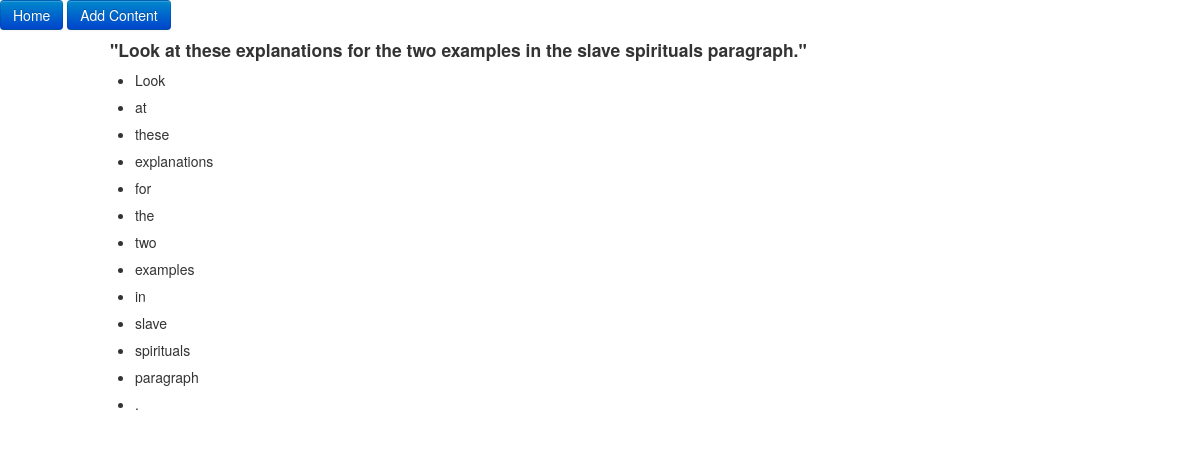
Screenshot of /sentence/7/ with the database file from the repository.
### annotate/models.py (models this page shows, shortened)
class TimeStampBaseModel(models.Model):
    created_date = models.DateTimeField(auto_now_add=True)
    modified_date = models.DateTimeField(auto_now=True)
    class Meta:
        abstract = True

class Sentence(TimeStampBaseModel):
    string = models.TextField()
    text_snippit = models.ForeignKey('TextSnippit')

class Token(TimeStampBaseModel):
    string = models.CharField(max_length=200)
    sentence = models.ManyToManyField('Sentence')
    is_punctuation = models.NullBooleanField(null=True, blank=True)
    is_sentence_delimiter = models.NullBooleanField(null=True, blank=True)
    always_capitalized = models.NullBooleanField(null=True, blank=True)
    def __unicode__(self):
        return self.string

### annotate/views.py (the view)
# urls.py: url(r'^sentence/(?P<sentence_id>\d+)/$', SentenceDetailView.as_view(), name='sentence_detail'),
class SentenceDetailView(DetailView):
    model = Token
    def get_object(self, queryset=None):
        obj = Sentence.objects.get(pk=self.kwargs['sentence_id'])
        return obj
    def get_context_data(self, **kwargs):
        context = super(SentenceDetailView, self).get_context_data(**kwargs)
        context['chosen_sentence'] = self.get_object()
        return context

### annotate/templates/annotate/sentence_detail.html (shortened to what this page needs)
{% extends "annotate/base.html" %}
{% load staticfiles %}
{% block css %}
<link href="{% static 'annotate/css/annotate.css' %}" rel="stylesheet" media="screen">
{% endblock %}
{% block content %}
    <div class="container">
        <div class="row">
            <div class="col-lg-12 text-left">
                <h4>"{{ chosen_sentence.string }}"</h4>
                <ul class="list-unstyled">
                    {% for token in chosen_sentence.token_set.all %}
                        <li><a href="{% url 'token_detail' token_id=token.pk %}">{{ token }}</li>
                    {% endfor %}
                </ul>
            </div>
        </div>
    </div>
{% endblock %}

### annotate/static/annotate/css/annotate.css (style rules this page uses)
a { text-decoration: none; color: inherit; }
li { margin: 0 0 0.5em 0; }

### rows the page displays
Sentence: string "Look at these explanations for the two examples in the slave spirituals paragraph."
Token: string "Look"
Token: string "at"
Token: string "these"
Token: string "explanations"
Token: string "for"
Token: string "the"
Token: string "two"
Token: string "examples"
Token: string "in"
Token: string "slave"
Token: string "spirituals"
Token: string "paragraph"
Token: string "."
